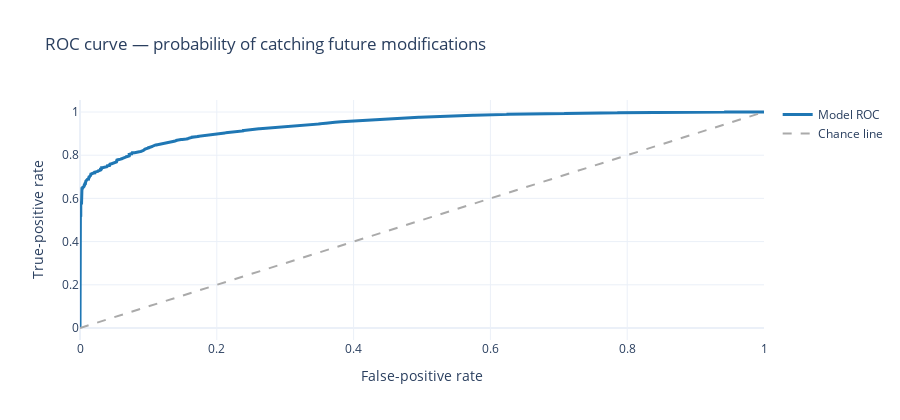
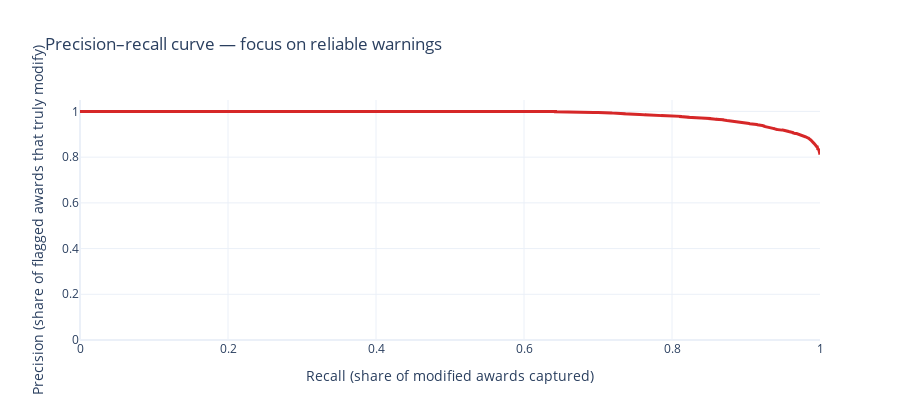
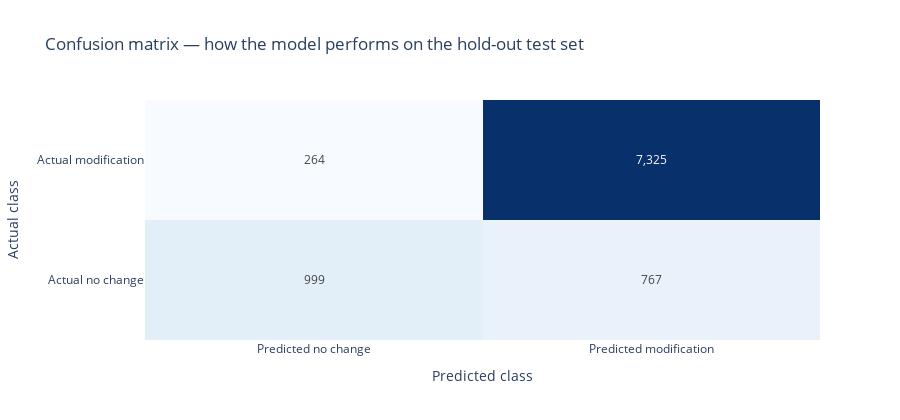

Here is the notebook cell these charts were saved with, in order:
### Markdown cell above
## Model diagnostics for executive review

To communicate practical effectiveness we pair the scorecard with familiar diagnostics: ROC curve to show true-positive lift, precision-recall curve for imbalance resilience, and a confusion-matrix heatmap that translates hits/misses into tangible counts.

### Code cell
fpr, tpr, roc_thresholds = roc_curve(artifacts.y_test, artifacts.y_pred_proba)
precision, recall, pr_thresholds = artifacts.precision_recall_curve
cmatrix = artifacts.confusion_matrix

roc_fig = go.Figure()
roc_fig.add_trace(
    go.Scatter(
        x=fpr,
        y=tpr,
        mode='lines',
        name='Model ROC',
        line=dict(color='#1f77b4', width=3),
        hovertemplate='False-positive rate: %{x:.3f}<br>True-positive rate: %{y:.3f}<extra></extra>'
    )
)
roc_fig.add_trace(
    go.Scatter(
        x=[0, 1],
        y=[0, 1],
        mode='lines',
        name='Chance line',
        line=dict(color='#aaaaaa', dash='dash')
    )
)
roc_fig.update_layout(
    title='ROC curve — probability of catching future modifications',
    xaxis_title='False-positive rate',
    yaxis_title='True-positive rate',
    template='plotly_white',
    height=420
)
iplot(roc_fig)

pr_fig = go.Figure()
pr_fig.add_trace(
    go.Scatter(
        x=recall,
        y=precision,
        mode='lines',
        name='Precision-Recall',
        line=dict(color='#d62728', width=3),
        hovertemplate='Recall: %{x:.3f}<br>Precision: %{y:.3f}<extra></extra>'
    )
)
pr_fig.update_layout(
    title='Precision–recall curve — focus on reliable warnings',
    xaxis_title='Recall (share of modified awards captured)',
    yaxis_title='Precision (share of flagged awards that truly modify)',
    template='plotly_white',
    height=420,
    yaxis=dict(range=[0, 1.05])
)
iplot(pr_fig)

cm_text = [[f"{val:,}" for val in row] for row in cmatrix]
conf_fig = go.Figure(
    data=go.Heatmap(
        z=cmatrix,
        x=['Predicted no change', 'Predicted modification'],
        y=['Actual no change', 'Actual modification'],
        colorscale='Blues',
        showscale=False,
        text=cm_text,
        texttemplate='%{text}'
    )
)
conf_fig.update_layout(
    title='Confusion matrix — how the model performs on the hold-out test set',
    xaxis_title='Predicted class',
    yaxis_title='Actual class',
    template='plotly_white',
    height=420
)
iplot(conf_fig)

### Figure 1 — Plotly figure (JSON) as saved in the notebook; plotly's stock layout.template omitted (floating-point values rounded to 4 significant figures; data arrays with more than 128 entries replaced by an {"elided": "..."} marker saying what was removed)
{"data": [{"hovertemplate": "False-positive rate: %{x:.3f}<br>True-positive rate: %{y:.3f}<extra></extra>", "line": {"color": "#1f77b4", "width": 3}, "mode": "lines", "name": "Model ROC", "type": "scatter", "x": {"elided": "2295 float values"}, "y": {"elided": "2295 float values"}}, {"line": {"color": "#aaaaaa", "dash": "dash"}, "mode": "lines", "name": "Chance line", "type": "scatter", "x": [0, 1], "y": [0, 1]}], "layout": {"height": 420, "title": {"text": "ROC curve — probability of catching future modifications"}, "xaxis": {"title": {"text": "False-positive rate"}}, "yaxis": {"title": {"text": "True-positive rate"}}}}

### Figure 2 — Plotly figure (JSON) as saved in the notebook; plotly's stock layout.template omitted (floating-point values rounded to 4 significant figures; data arrays with more than 128 entries replaced by an {"elided": "..."} marker saying what was removed)
{"data": [{"hovertemplate": "Recall: %{x:.3f}<br>Precision: %{y:.3f}<extra></extra>", "line": {"color": "#d62728", "width": 3}, "mode": "lines", "name": "Precision-Recall", "type": "scatter", "x": {"elided": "5651 float values"}, "y": {"elided": "5651 float values"}}], "layout": {"height": 420, "title": {"text": "Precision–recall curve — focus on reliable warnings"}, "xaxis": {"title": {"text": "Recall (share of modified awards captured)"}}, "yaxis": {"range": [0, 1.05], "title": {"text": "Precision (share of flagged awards that truly modify)"}}}}

### Figure 3 — Plotly figure (JSON) as saved in the notebook; plotly's stock layout.template omitted (floating-point values rounded to 4 significant figures)
{"data": [{"colorscale": [[0, "rgb(247,251,255)"], [0.125, "rgb(222,235,247)"], [0.25, "rgb(198,219,239)"], [0.375, "rgb(158,202,225)"], [0.5, "rgb(107,174,214)"], [0.625, "rgb(66,146,198)"], [0.75, "rgb(33,113,181)"], [0.875, "rgb(8,81,156)"], [1, "rgb(8,48,107)"]], "showscale": false, "text": [["999", "767"], ["264", "7,325"]], "texttemplate": "%{text}", "type": "heatmap", "x": ["Predicted no change", "Predicted modification"], "y": ["Actual no change", "Actual modification"], "z": [[999, 767], [264, 7325]]}], "layout": {"height": 420, "title": {"text": "Confusion matrix — how the model performs on the hold-out test set"}, "xaxis": {"title": {"text": "Predicted class"}}, "yaxis": {"title": {"text": "Actual class"}}}}
